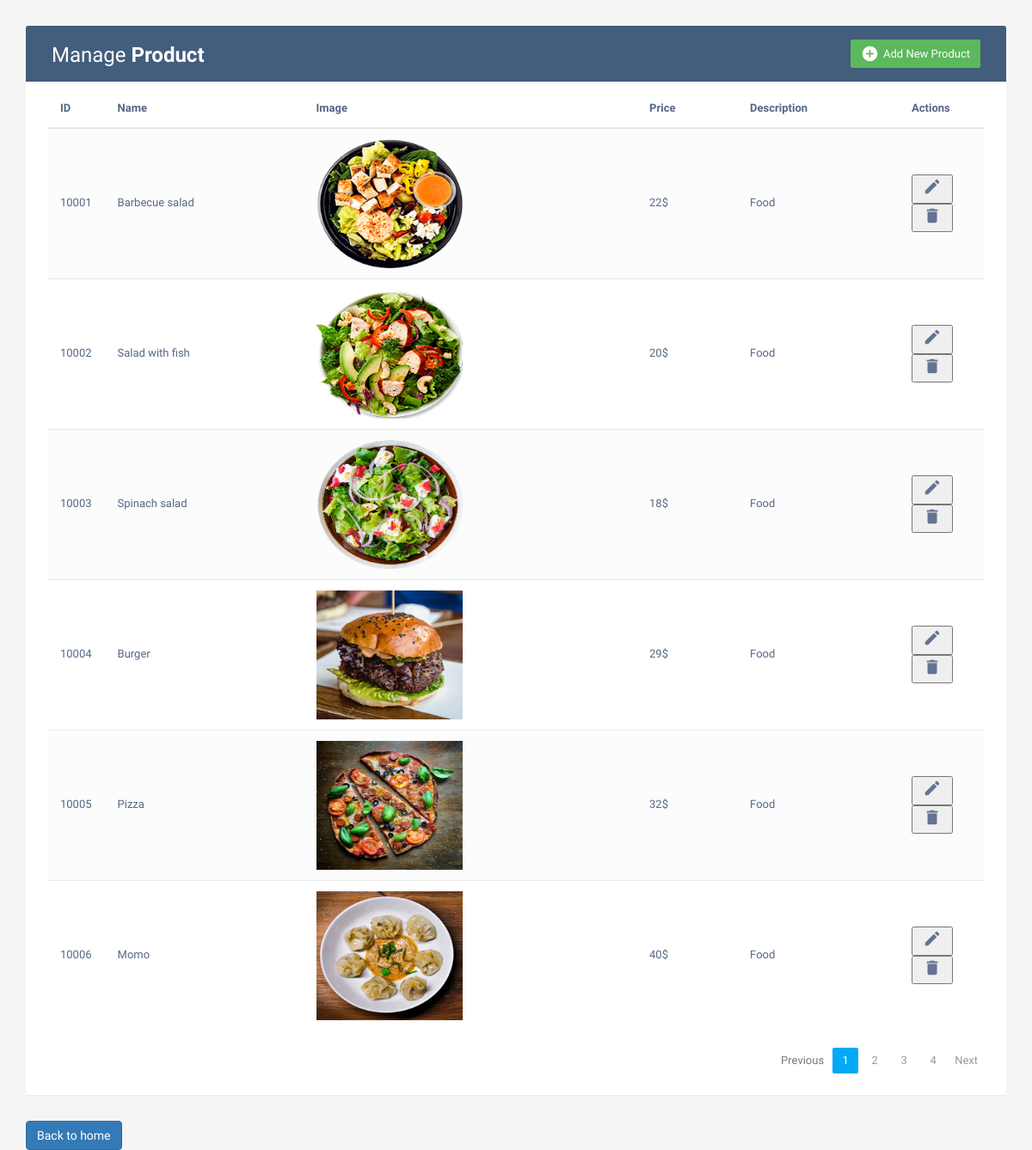
The app's page /admin.php with its own data.
### tables this page shows
create table food(
   food_id int not null primary key,
   food_name varchar(50),
   food_img varchar(50),
   food_price int,
   food_des varchar(50)
);

### manager_product.php (the view, shortened to what this page needs)
<?php
    $servername = "localhost";
    $username = "root";
    $password = "";
    $dbname = "myfood";
    $conn = new mysqli($servername, $username, $password, $dbname);
    $item_per_page = !empty($_GET['per_page'])?$_GET['per_page']:6;
    $current_page = !empty($_GET['page'])?$_GET['page']:1;
    $offset = ($current_page - 1) * $item_per_page;
    $sql = "SELECT * FROM food order by food_id ASC LIMIT ".$item_per_page." offset ".$offset."";
    $result = $conn->query($sql);
    $totalRecords = mysqli_query($conn,"select *from food");
    $totalRecords = $totalRecords -> num_rows;
    $totalPages = ceil($totalRecords/$item_per_page);
    if ($result->num_rows > 0) {
      while($row = $result->fetch_assoc()) {
        echo '<tr>
                <td>'.$row["food_id"].'</td>
                <td>'.$row["food_name"].'</td>
                <td>
                  <img src="'.$row["food_img"].'" style="width:170px;height:150px;">
                </td>
                <td>'.$row["food_price"].'$</td>
                <td>'.$row["food_des"].'</td>
                <td>
                    <button type="button" class="edit editbtn"><i class="material-icons" data-toggle="tooltip" title="Edit">&#xE254;</i></button>
                    <button type="button" class="delete deletebtn"><i class="material-icons" data-toggle="tooltip" title="Delete">&#xE872;</i></button>
                </td>
              </tr>';
      }
    } else {
      echo "0 results";
    }
    ?>

### admin.php (shortened to what this page needs)
<!DOCTYPE html>
<html lang="en">
    <head>
        <link rel="stylesheet" href="https://maxcdn.bootstrapcdn.com/font-awesome/4.7.0/css/font-awesome.min.css">
        <link rel="stylesheet" href="https://maxcdn.bootstrapcdn.com/bootstrap/3.3.7/css/bootstrap.min.css">
        <link href="css/manager.css" rel="stylesheet" type="text/css"/>
    <body>
        <div class="container">
            <div class="table-wrapper">
                <div class="table-title">
                    <div class="row">
                        <div class="col-sm-6">
                            <h2>Manage <b>Product</b></h2>
                        </div>
                        <div class="col-sm-6">
                            <a href="#addEmployeeModal"  class="btn btn-success" data-toggle="modal"><i class="material-icons">&#xE147;</i> <span>Add New Product</span></a>
                        </div>
                    </div>
                </div>
                <table class="table table-striped table-hover">
                    <thead>
                        <tr>
                            <th>ID</th>
                            <th>Name</th>
                            <th>Image</th>
                            <th>Price</th>
                            <th>Description</th>
                            <th>Actions</th>
                        </tr>
                    </thead>
                    <tbody>
                        <?php include("manager_product.php"); ?>
                    </tbody>
                </table>
                <div class="clearfix">
                    <ul class="pagination">
                        <li class="page-item disabled"><a href="#">Previous</a></li>
                        <?php include("pagination_admin.php"); ?>
                        <li class="page-item"><a href="#" class="page-link">Next</a></li>
                    </ul>
                </div>
            </div>
            <a href="#"><button type="button" class="btn btn-primary">Back to home</button>
        </div>
</body>
</html>

### pagination_admin.php
<?php for ($num=1; $num <= $totalPages ; $num++) { ?>
	<?php if ($num != $current_page) { ?>
		<li class="page-item"><a href="?per_page=<?= $item_per_page ?>&page=<?= $num ?>" class="page-link"><?= $num ?></a></li>
	<?php } else { ?>
		<li class="page-item active"><a href="?per_page=<?= $item_per_page ?>&page=<?= $num ?>" class="page-link"><?= $num ?></a></li>
	<?php } ?>
<?php } ?>

### assets/css/manager.css (style rules this page uses)
body { color: #566787; background: #f5f5f5; font-family: 'Varela Round', sans-serif; font-size: 13px; }
.table-wrapper { background: #fff; padding: 20px 25px; margin: 30px 0; border-radius: 3px; box-shadow: 0 1px 1px rgba(0,0,0,.05); }
.table-title { padding-bottom: 15px; background: #435d7d; color: #fff; padding: 16px 30px; margin: -20px -25px 10px; border-radius: 3px 3px 0 0; }
.table-title h2 { margin: 5px 0 0; font-size: 24px; }
.table-title .btn { color: #fff; float: right; font-size: 13px; border: none; min-width: 50px; border-radius: 2px; border: none; outline: none !important; margin-left: 10px; }
.table-title .btn i { float: left; font-size: 21px; margin-right: 5px; }
.table-title .btn span { float: left; margin-top: 2px; }
table.table tr th, table.table tr td { border-color: #e9e9e9; padding: 12px 15px; vertical-align: middle; }
table.table tr th:first-child { width: 60px; }
table.table tr th:last-child { width: 100px; }
table.table-striped tbody tr:nth-of-type(odd) { background-color: #fcfcfc; }
table.table td:last-child i { opacity: 0.9; font-size: 22px; margin: 0 5px; }
table.table td i { font-size: 19px; }
.pagination { float: right; margin: 0 0 5px; }
.pagination li a { border: none; font-size: 13px; min-width: 30px; min-height: 30px; color: #999; margin: 0 2px; line-height: 30px; border-radius: 2px !important; text-align: center; padding: 0 6px; }
.pagination li.active a, .pagination li.active a.page-link { background: #03A9F4; }

### records on screen
food: food_id "10001", food_name "Barbecue salad", food_img (picture), food_price "22", food_des "Food"
food: food_id "10002", food_name "Salad with fish", food_img (picture), food_price "20", food_des "Food"
food: food_id "10003", food_name "Spinach salad", food_img (picture), food_price "18", food_des "Food"
food: food_id "10004", food_name "Burger", food_img (picture), food_price "29", food_des "Food"
food: food_id "10005", food_name "Pizza", food_img (picture), food_price "32", food_des "Food"
food: food_id "10006", food_name "Momo", food_img (picture), food_price "40", food_des "Food"
